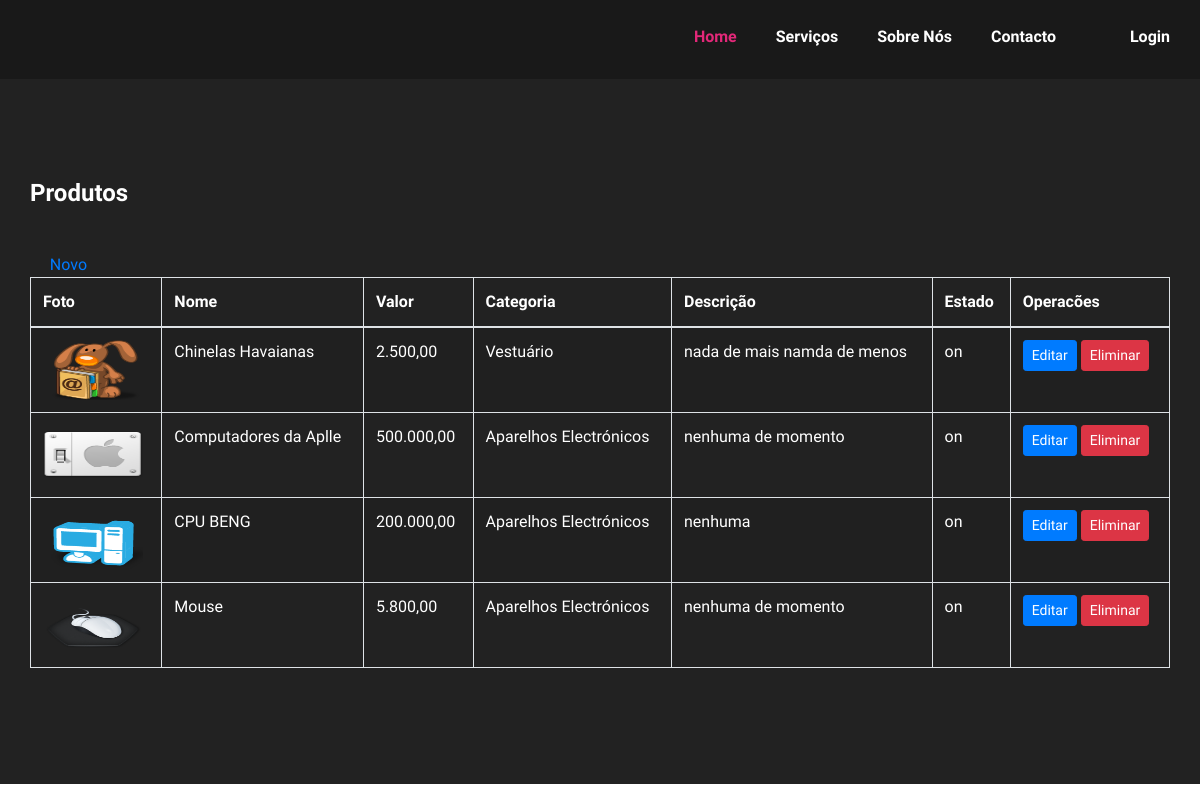
Page /produto.php on the committed database.
### tables this page shows
CREATE TABLE `produtos` (
  `id` int(11) NOT NULL,
  `produto` text NOT NULL,
  `valor` int(11) NOT NULL,
  `categoria` text NOT NULL,
  `descricao` text NOT NULL,
  `foto` text NOT NULL,
  `data` timestamp NOT NULL DEFAULT current_timestamp(),
  `quantidade` int(11) DEFAULT NULL,
  `estado` varchar(20) NOT NULL
);

### model/Connector.class.php (called while the page is built, shortened)
<?php
class Connector{
    private static $conn = null;
    private static function Conection(){
        try {
            self::$conn =  new PDO(SERVER, USER, PASSWORD);
        } catch (\Throwable $th){
            echo "<center><h1>A CONEXÃO FALHOU!</h1></center>";
        }
    }
    public static function ReturnConnection(){
        return (self::$conn == null) ? self::Conection() : self::$conn;
    }
}

### produto.php (the view, shortened to what this page needs)
<?php
$estado = "delete";
$produtos = Connector::ReturnConnection()->prepare("SELECT * FROM produtos where estado!=? order by produto asc");
$produtos->execute(array($estado));
?>
<!DOCTYPE html>
<html lang="zxx">
<head>
    <link rel="stylesheet" href="css/bootstrap.min.css" type="text/css">
    <link rel="stylesheet" href="css/font-awesome.min.css" type="text/css">
    <link rel="stylesheet" href="css/themify-icons.css" type="text/css">
    <link rel="stylesheet" href="css/owl.carousel.min.css" type="text/css">
    <link rel="stylesheet" href="css/magnific-popup.css" type="text/css">
    <link rel="stylesheet" href="css/slicknav.min.css" type="text/css">
    <link rel="stylesheet" href="css/style.css" type="text/css">
</head>
<body>
<?php
include_once 'menu.php';
?>
<section class="contact-section spad">
    <div class="container">
        <div class="row">
            <div class="col-lg-12">
                <div class="contact-option">
                    <h4>Produtos</h4> &nbsp;&nbsp;&nbsp;&nbsp;  <a href="new_produto.php">Novo</a>
                    <table class="table table-bordered table-striped" style="color: white">
                        <thead>
                        <tr>
                            <th>Foto</th>
                            <th>Nome</th>
                            <th>Valor</th>
                            <th>Categoria</th>
                            <th>Descrição</th>
                            <th>Estado</th>
                            <th>Operacões</th>
                        </tr>
                        </thead>
                        <tbody>
                        <?php
                        while ($view = $produtos->fetch(PDO::FETCH_OBJ)) {
                            ?>
                            <tr>
                                <td><img src="controller/upload/<?=$view->foto?>" height="60px" width="100px"></td>
                                <td><?= $view->produto; ?></td>
                                <td><?= number_format($view->valor,2,',','.'); ?></td>
                                <td><?= $view->categoria; ?></td>
                                <td><?= $view->descricao; ?></td>
                                <td><?= $view->estado ?></td>
                                <td>
                                    <a href="edit_produto.php?id=<?= $view->id ?>" class="btn btn-primary btn-sm">Editar</a>
                                    <a href="delete_produto.php?id=<?= $view->id ?>" class="btn btn-danger btn-sm">Eliminar</a>
                                </td>
                            </tr>
                        <?php } ?>
                        </tbody>
                    </table>
                </div>
            </div>
        </div>
    </div>
</section>
</body>
</html>

### css/style.css (style rules this page uses)
html, body { height: 100%; font-family: "Libre Franklin", sans-serif; -webkit-font-smoothing: antialiased; font-smoothing: antialiased; }
h1, h2, h3, h4, h5, h6 { margin: 0; color: #111111; font-weight: 400; font-family: "Libre Franklin", sans-serif; }
h4 { font-size: 24px; }
img { max-width: 100%; }
.spad { padding-top: 100px; padding-bottom: 100px; }
.contact-section { background: #222222; }
.contact-option h4 { color: #ffffff; font-weight: 700; margin-bottom: 45px; }
@media only screen and (min-width: 1200px) { .container { max-width: 1170px; } }

### rows in the picture
produtos: foto (picture), produto "Chinelas Havaianas", valor "2.500,00", categoria "Vestuário", descricao "nada de mais namda de menos", estado "on"
produtos: foto (picture), produto "Computadores da Aplle", valor "500.000,00", categoria "Aparelhos Electrónicos", descricao "nenhuma de momento", estado "on"
produtos: foto (picture), produto "CPU BENG", valor "200.000,00", categoria "Aparelhos Electrónicos", descricao "nenhuma", estado "on"
produtos: foto (picture), produto "Mouse", valor "5.800,00", categoria "Aparelhos Electrónicos", descricao "nenhuma de momento", estado "on"
